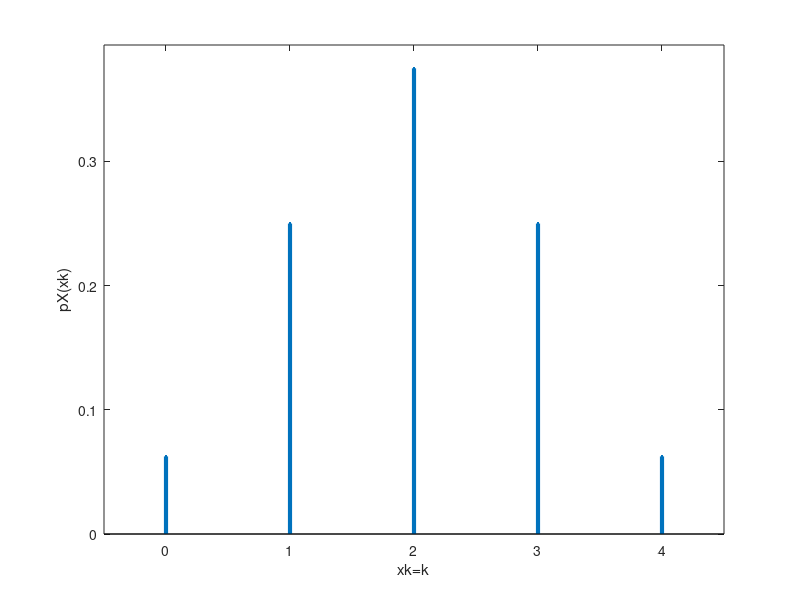

The MATLAB script that drew this image:
p=0.5;N=4;
for i=0:N
    pk(i+1)=factorial(N)/factorial(N-i)/factorial(i)*...
        (p^i*(1-p)^(N-i));
end
pk=[0 pk 0];
stem((-1:N+1),pk,'.','LineWidth',3)
xlabel('xk=k'),ylabel('pX(xk)')
axis([-.5 N+.5 0 max(pk)*1.05])